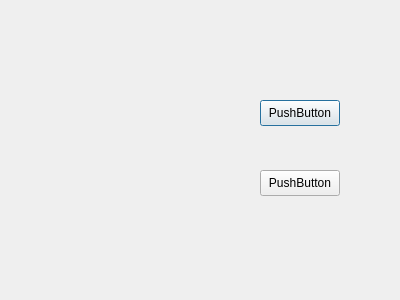
<?xml version="1.0" encoding="UTF-8"?>
<ui version="4.0">
 <class>Dialog</class>
 <widget class="QDialog" name="Dialog">
  <property name="geometry">
   <rect>
    <x>0</x>
    <y>0</y>
    <width>400</width>
    <height>300</height>
   </rect>
  </property>
  <property name="windowTitle">
   <string>Dialog</string>
  </property>
  <widget class="QPushButton" name="pushButton">
   <property name="geometry">
    <rect>
     <x>260</x>
     <y>100</y>
     <width>80</width>
     <height>26</height>
    </rect>
   </property>
   <property name="text">
    <string>PushButton</string>
   </property>
  </widget>
  <widget class="QPushButton" name="pushButton_2">
   <property name="geometry">
    <rect>
     <x>260</x>
     <y>170</y>
     <width>80</width>
     <height>26</height>
    </rect>
   </property>
   <property name="text">
    <string>PushButton</string>
   </property>
  </widget>
 </widget>
 <layoutdefault spacing="6" margin="11"/>
 <resources/>
 <connections/>
</ui>
